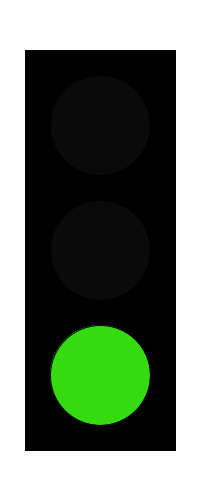
Frame 1 (no input)
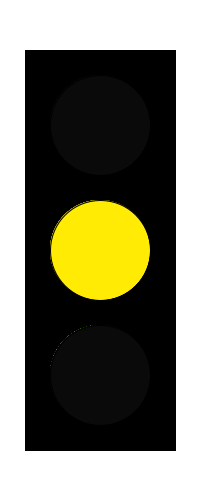
Frame 60 (the mouse pressed at the canvas centre just before this capture)
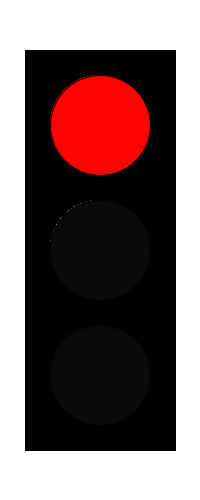
Frame 120 (the mouse held since frame 60 and released just before this capture)

The Processing sketch that drew these frames (run headless with seeded random() and noise(); from frame 60 on, the mouse is pressed at the canvas centre):

// Processing sketch: TaskSix
// ── TaskSix.pde
int lightSize = 100;
// Variables for color values
int red = #FF0303;
int yellow = #FFEB03;
int green = #34DB0F;
int lightOff = 10;
// Variables for each light and whether they are on or off
int go;
int ready;
int stop;
// Variable to hold time since program started
int startStamp;

void setup() {
  size(200, 500);
  background(255);
  // light container
  fill(0);
  rectMode(CENTER);
  rect(width/2, height/2, 150, 400);
  // program start, my variable counts milliseconds since start
  startStamp = millis();
}

void draw() {
  // Print how many milliseconds since program started
  println(millis());
  println(startStamp);
  switch ((millis() - startStamp) / 1000) {
    case 0:
      go = green;
      ready = lightOff;
      stop = lightOff;
      break;
    case 1:
      go = lightOff;
      ready = yellow;
      stop = lightOff;
      break;
    case 2:
      go = lightOff;
      ready = lightOff;
      stop = red;
      break;
    case 3:
      go = lightOff;
      ready = yellow;
      stop = red;
      break;
    case 4:
      go = green;
      ready = lightOff;
      stop = lightOff;
      startStamp = millis();
      break;
  }
  // Green light
  fill(stop);
  ellipse(width/2, 125, lightSize, lightSize);
  // Yellow light
  fill(ready);
  ellipse(width/2, height/2, lightSize, lightSize);
  // Red light
  fill(go);
  ellipse(width/2, 375, lightSize, lightSize);
}
